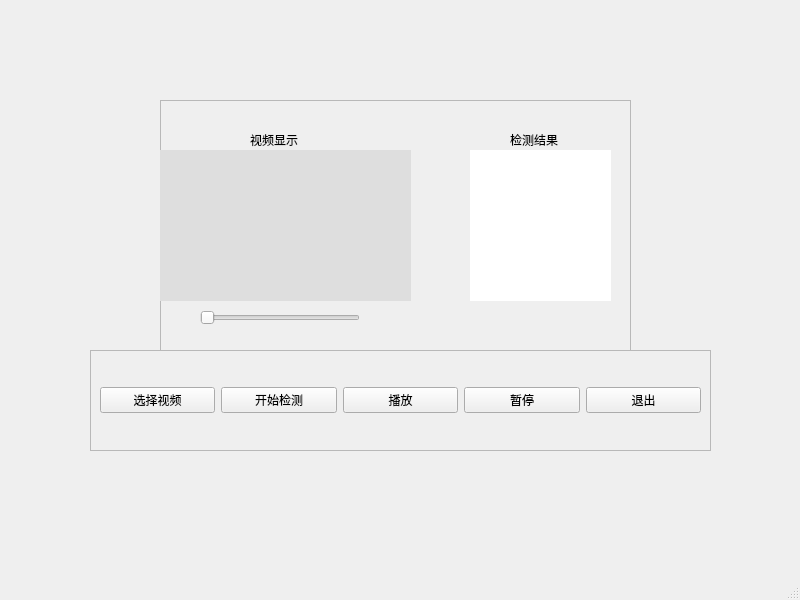
<?xml version="1.0" encoding="UTF-8"?>
<ui version="4.0">
 <class>MainWindow</class>
 <widget class="QMainWindow" name="MainWindow">
  <property name="geometry">
   <rect>
    <x>0</x>
    <y>0</y>
    <width>800</width>
    <height>600</height>
   </rect>
  </property>
  <property name="windowTitle">
   <string>MainWindow</string>
  </property>
  <widget class="QWidget" name="centralwidget">
   <widget class="QFrame" name="frame">
    <property name="geometry">
     <rect>
      <x>160</x>
      <y>100</y>
      <width>471</width>
      <height>251</height>
     </rect>
    </property>
    <property name="frameShape">
     <enum>QFrame::StyledPanel</enum>
    </property>
    <property name="frameShadow">
     <enum>QFrame::Raised</enum>
    </property>
    <widget class="QLabel" name="video_label">
     <property name="geometry">
      <rect>
       <x>0</x>
       <y>50</y>
       <width>251</width>
       <height>151</height>
      </rect>
     </property>
     <property name="styleSheet">
      <string notr="true">background-color: rgb(222, 222, 222);</string>
     </property>
     <property name="text">
      <string/>
     </property>
    </widget>
    <widget class="QLabel" name="label">
     <property name="geometry">
      <rect>
       <x>90</x>
       <y>30</y>
       <width>121</width>
       <height>20</height>
      </rect>
     </property>
     <property name="text">
      <string>视频显示</string>
     </property>
    </widget>
    <widget class="QLabel" name="result_label">
     <property name="geometry">
      <rect>
       <x>310</x>
       <y>50</y>
       <width>141</width>
       <height>151</height>
      </rect>
     </property>
     <property name="styleSheet">
      <string notr="true">background-color: rgb(255, 255, 255);</string>
     </property>
     <property name="text">
      <string/>
     </property>
    </widget>
    <widget class="QLabel" name="label_2">
     <property name="geometry">
      <rect>
       <x>350</x>
       <y>30</y>
       <width>121</width>
       <height>20</height>
      </rect>
     </property>
     <property name="text">
      <string>检测结果</string>
     </property>
    </widget>
    <widget class="QSlider" name="slider">
     <property name="geometry">
      <rect>
       <x>40</x>
       <y>210</y>
       <width>160</width>
       <height>16</height>
      </rect>
     </property>
     <property name="orientation">
      <enum>Qt::Horizontal</enum>
     </property>
    </widget>
    <widget class="QLabel" name="video_path">
     <property name="geometry">
      <rect>
       <x>0</x>
       <y>230</y>
       <width>241</width>
       <height>20</height>
      </rect>
     </property>
     <property name="text">
      <string/>
     </property>
    </widget>
   </widget>
   <widget class="QFrame" name="frame_2">
    <property name="geometry">
     <rect>
      <x>90</x>
      <y>350</y>
      <width>621</width>
      <height>101</height>
     </rect>
    </property>
    <property name="frameShape">
     <enum>QFrame::StyledPanel</enum>
    </property>
    <property name="frameShadow">
     <enum>QFrame::Raised</enum>
    </property>
    <layout class="QHBoxLayout" name="horizontalLayout">
     <item>
      <widget class="QPushButton" name="btn_open">
       <property name="text">
        <string>选择视频</string>
       </property>
      </widget>
     </item>
     <item>
      <widget class="QPushButton" name="btn_start">
       <property name="text">
        <string>开始检测</string>
       </property>
      </widget>
     </item>
     <item>
      <widget class="QPushButton" name="btn_play">
       <property name="text">
        <string>播放</string>
       </property>
      </widget>
     </item>
     <item>
      <widget class="QPushButton" name="btn_stop">
       <property name="text">
        <string>暂停</string>
       </property>
      </widget>
     </item>
     <item>
      <widget class="QPushButton" name="btn_exit">
       <property name="text">
        <string>退出</string>
       </property>
      </widget>
     </item>
    </layout>
   </widget>
  </widget>
  <widget class="QMenuBar" name="menubar">
   <property name="geometry">
    <rect>
     <x>0</x>
     <y>0</y>
     <width>800</width>
     <height>22</height>
    </rect>
   </property>
  </widget>
  <widget class="QStatusBar" name="statusbar"/>
 </widget>
 <resources/>
 <connections/>
</ui>
